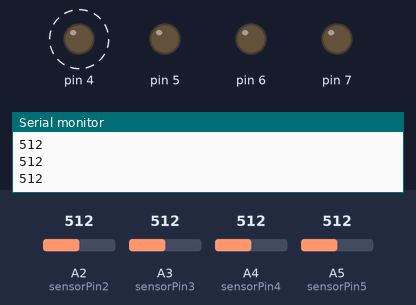
Bench run of a sketch on a simulated Arduino Uno, built with avr-gcc and run on an emulated ATmega328P. Parts: output pins drawn as LEDs (lit = HIGH), the last lines printed to the serial monitor. Dashed ring = blinking. The test bench sets the inputs (shaded band); at power-on: A5 (sensorPin5) = 512, A4 (sensorPin4) = 512, A3 (sensorPin3) = 512, A2 (sensorPin2) = 512.

Above: at 1.28 s.
1.3 s: A5 (sensorPin5) set to 688
4.3 s: A5 (sensorPin5) set to 717
At 4.8 s:
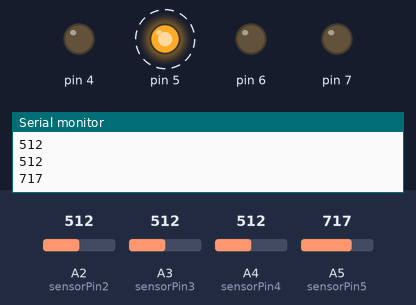
7.3 s: A4 (sensorPin4) set to 689
10.3 s: A4 (sensorPin4) set to 708
At 10.8 s:
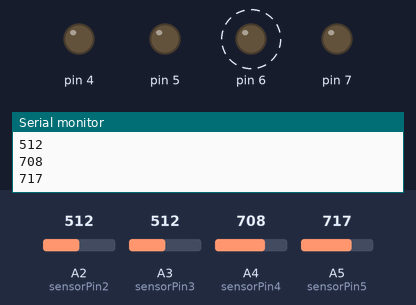
13.3 s: A3 (sensorPin3) set to 691
16.3 s: A3 (sensorPin3) set to 708
At 20.24 s:
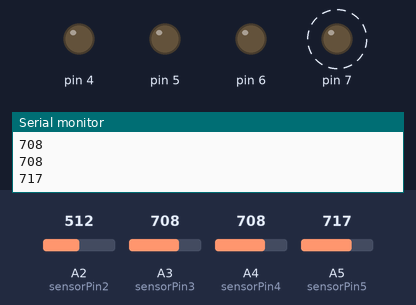
Timing chart, 0 to 20.3 s (numbered marks = the images above; inputs shaded):
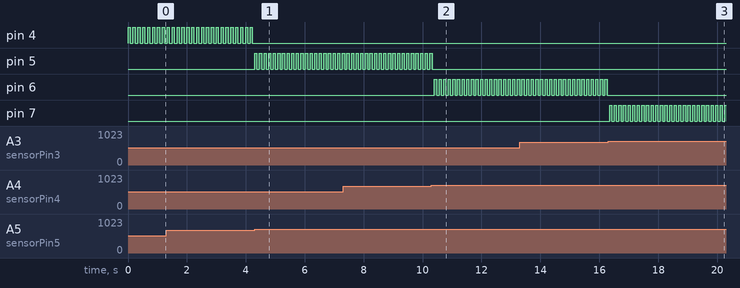

The sketch:

PianoTiles.ino
```cpp
// Arduino(Embedded) C code for the project
// Pin 4, 5, 6, 7 -> Relay output.
// Pin A2, A3, A4, A5 -> Analog input value from the LDR's.
// Analog value less than 700 implies it Black tile.
// NOTE: Its is to be caliberated based on ambient intensity
// and screen brightness.
void setup()
{
 pinMode(4,OUTPUT);
 digitalWrite(4,LOW);
 pinMode(5,OUTPUT);
 digitalWrite(5,LOW);
 pinMode(6,OUTPUT);
 digitalWrite(6,LOW);
 pinMode(7,OUTPUT);
 digitalWrite(7,LOW);
 Serial.begin(9600);
}
int delay1 = 80;
int delay2 = 75;
int count =0;
int sensorPin2=A2;
int sensorPin3=A3;
int sensorPin4=A4;
int sensorPin5=A5;
int sensorValue = 0;
void loop()
{

   sensorValue = analogRead(sensorPin2); // read the value from the sensor
  Serial.println(sensorValue);
   sensorValue = analogRead(sensorPin3); // read the value from the sensor
  Serial.println(sensorValue);
   sensorValue = analogRead(sensorPin4); // read the value from the sensor
  Serial.println(sensorValue);
  sensorValue = analogRead(sensorPin5); // read the value from the sensor
  Serial.println(sensorValue);

 count = count +1;
 if(count==25)
 {
   delay1 = 70;
   delay2 = 75;
 }
 if(analogRead(A5)<700)
 {
   digitalWrite(4, HIGH);
   delay(delay2);
   digitalWrite(4, LOW);
   delay(delay1);
 }
 else if(analogRead(A4)<700)
 {
   digitalWrite(5, HIGH);
   delay(delay2);
   digitalWrite(5, LOW);
   delay(delay1);
 }
 else if(analogRead(A3)<700)
 {
   digitalWrite(6, HIGH);
   delay(delay2);
   digitalWrite(6, LOW);
   delay(delay1);
 }
 else if(analogRead(A2)<700)
 {
   digitalWrite(7, HIGH);
   delay(delay2);
   digitalWrite(7, LOW);
   delay(delay1);
 }
 delay(10);    // delay for stability
}
```

Measured:
- the behaviour switches between 699 and 700 on A5 (sensorPin5) (found by bisection; images 0 and 1)
- the behaviour switches between 699 and 700 on A4 (sensorPin4) (found by bisection; images 1 and 2)
- the behaviour switches between 699 and 700 on A3 (sensorPin3) (found by bisection; images 2 and 3)
- after the input at 4.3 s, pin 4: stops changing and stays LOW; pin 5: alternates HIGH for 0.08 s and LOW for 0.08 s, starting at once
- after the input at 10.3 s, pin 5: goes on until 10.3 s, then stays LOW; pin 6: alternates HIGH for 0.08 s and LOW for 0.08 s, starting after 0.10 s
- after the input at 16.3 s, pin 6: stops changing and stays LOW; pin 7: alternates HIGH for 0.08 s and LOW for 0.08 s, starting after 0.05 s
- by itself, pin 4: alternates HIGH for 0.08 s and LOW for 0.09 s
